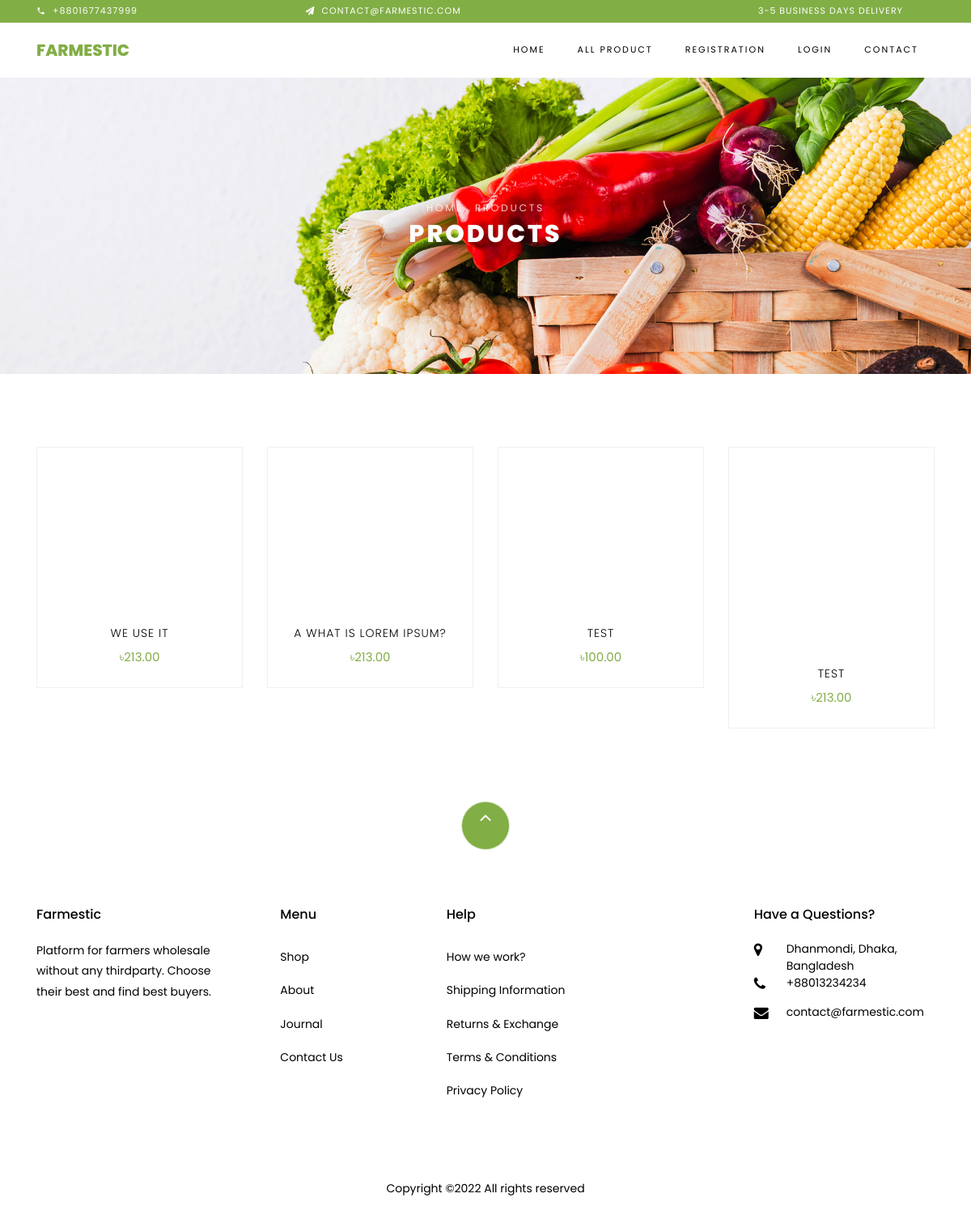
The app's page /search/, older data.
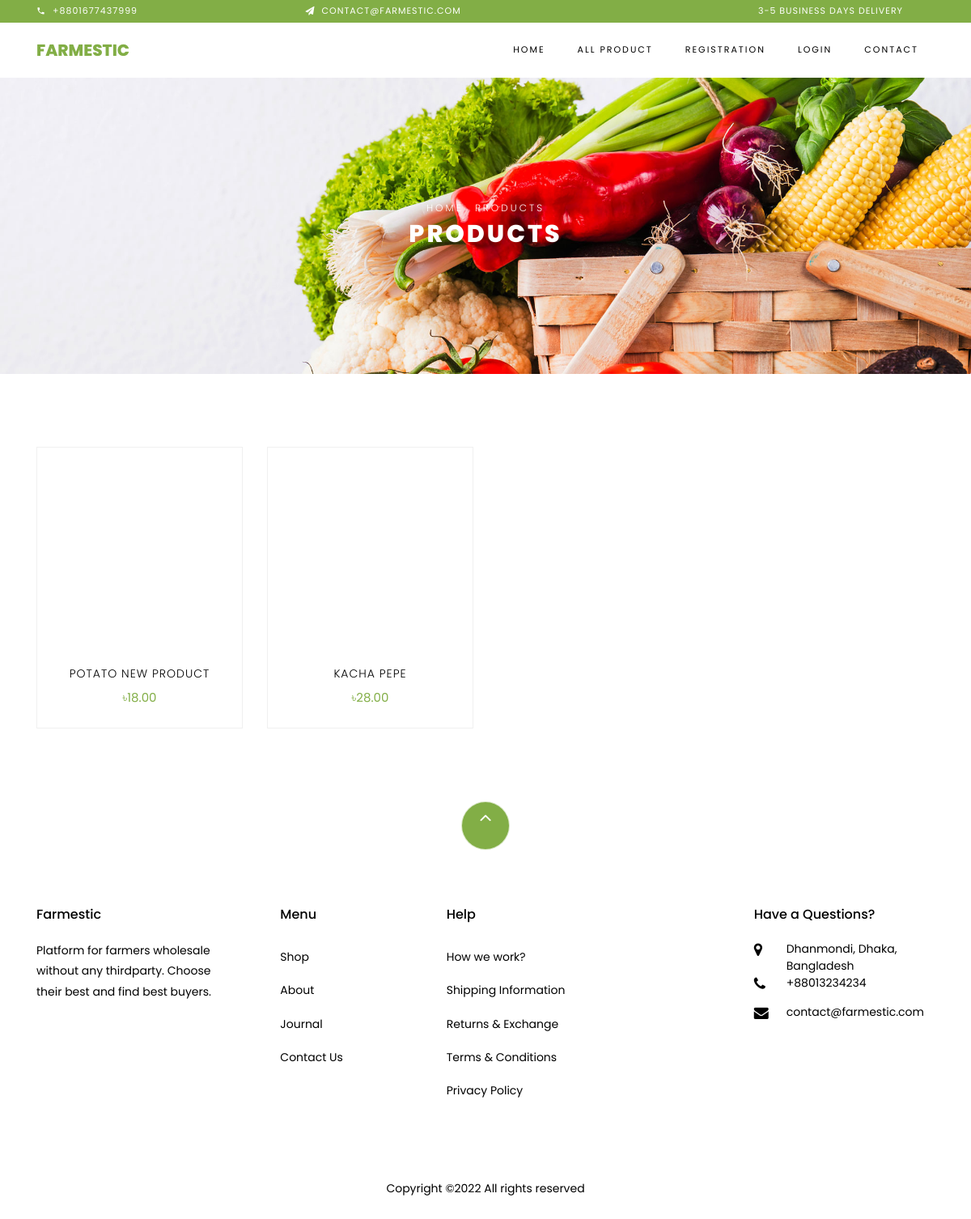
The same page, newer data.
### home/models.py (models this page shows, shortened)
class Product(models.Model):
    category_choice=(
        ('Fruits','Fruits'),
        ('Vagetable','Vagetable'),
        ('Oil','Oil'),
        ('Rice','Rice'),
        ('Others','Others'),
    )
    category = models.CharField(max_length=60,choices=category_choice,null=True,blank=True)
    user = models.ForeignKey(User, on_delete=models.CASCADE, null=True, blank=True)
    name = models.CharField(max_length=100)
    price = models.DecimalField(max_digits=8, decimal_places=2)
    image = models.ImageField(upload_to='products')
    description = models.TextField()
    quantity = models.CharField(max_length=100,blank=True,null=True)
    date_added = models.DateField(auto_now_add=True)
    is_approved = models.BooleanField(default=False)

### home/views.py (the view)
# urls.py: path('search/',views.product_search,name='search'),
def product_search(request):
    get_method = request.GET.copy()
    keywords = get_method.get('keywords') or None
    product_list = Product.objects.all()
    if keywords is not None:
        keyword = get_method['keywords']
        product_list = product_list.filter(name__icontains = keyword)
    if keywords is not None:
        keyword = get_method['keywords']
        product_list = product_list.filter(description__icontains = keyword)
    context={
        'product_list':product_list
    }
    return render(request,'home/search_result.html',context)

### templates/home/search_result.html (shortened to what this page needs)
{% extends 'base.html' %}
{% load static %}
{% block content %}
<div class="hero-wrap hero-bread" style="background-image: url('{% static 'images/bg_1.jpg' %}');">
    <div class="container">
      <div class="row no-gutters slider-text align-items-center justify-content-center">
        <div class="col-md-9 ftco-animate text-center">
            <p class="breadcrumbs"><span class="mr-2"><a href="/">Home</a></span> <span>Products</span></p>
          <h1 class="mb-0 bread">Products</h1>
        </div>
      </div>
    </div>
  </div>
  <section class="ftco-section">
      <div class="container">
          <div class="row">
             {% if product_list %}
             {% for p in product_list %}
              <div class="col-md-6 col-lg-3 ftco-animate">
                  <div class="product">
                      <a href="{% url 'product_details' p.id %}" class="img-prod"><img class="img-fluid" src="{{p.image.url}}" alt="Colorlib Template">
                      </a>
                      <div class="text py-3 pb-4 px-3 text-center">
                          <h3><a href="{% url 'product_details' p.id %}">{{p.name}}</a></h3>
                          <div class="d-flex">
                              <div class="pricing">
                                  <p class="price"><span>৳{{p.price}}</span></p>
                              </div>
                          </div>
                      </div>
                  </div>
              </div>
              {% endfor %}
              {% endif %}
          </div>
      </div>
  </section>
{% endblock content %}

Row changes from the older to the newer data that the page shows:
removed Product: name "WE USE IT", price "213.00"
removed Product: name "A WHAT IS LOREM IPSUM?", price "213.00"
removed Product: name "TEST", price "100.00"
removed Product: name "TEST", price "213.00"
added Product: name "POTATO NEW PRODUCT", price "18.00"
added Product: name "KACHA PEPE", price "28.00"
